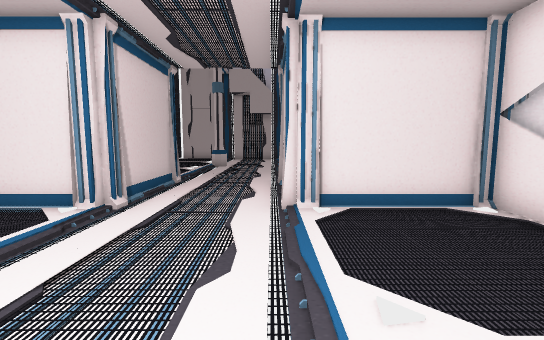
View 1 (above)

14 first-person views from a walk through a scene from a Unity 3-D project. The camera is 1.4 m above the floor, tilts 6° down and sees 90° across. The floor is counted in squares, 1 m on a side. Each view is taken from the middle of a square. On the plan, view 1 faces up. The plan holds only what a view shows up to about 13 squares ahead; the rest is blank. The place goes on beyond the plan. The player character is not drawn. Door leaves are left out, so doorways stand open.

View 2
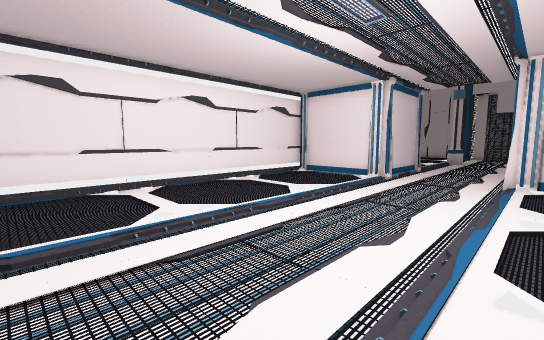

View 3
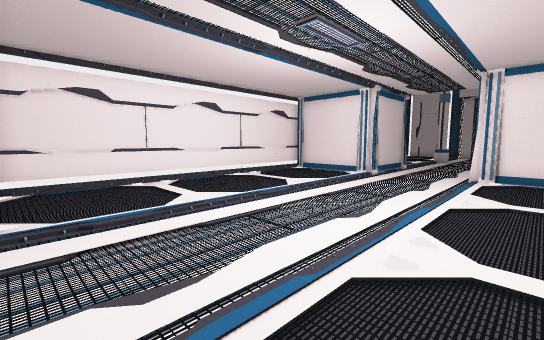

View 4
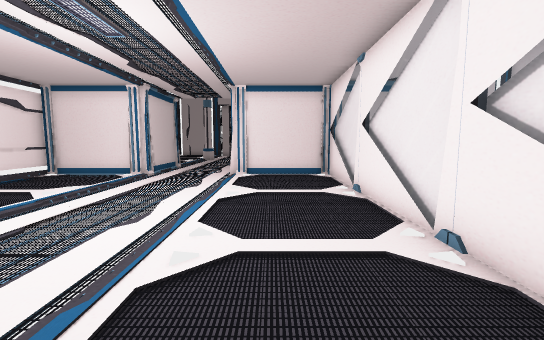

View 5
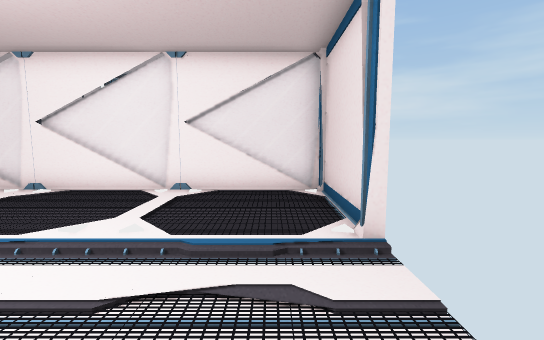

View 6
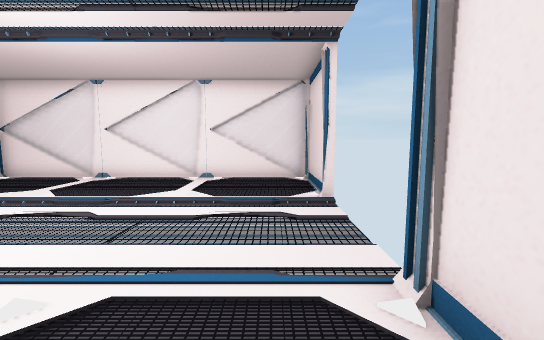

View 7
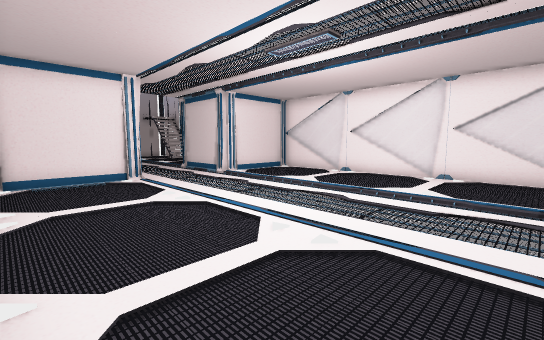

View 8
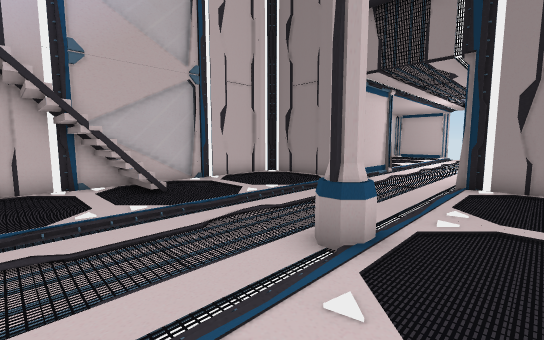

View 9
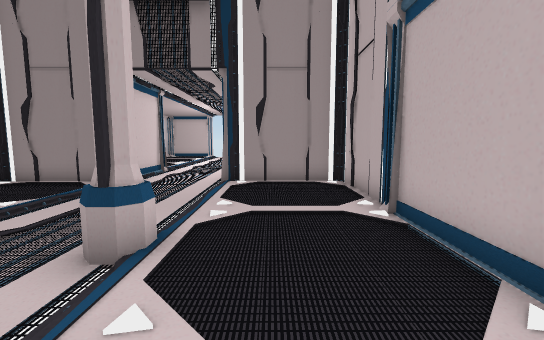

View 10
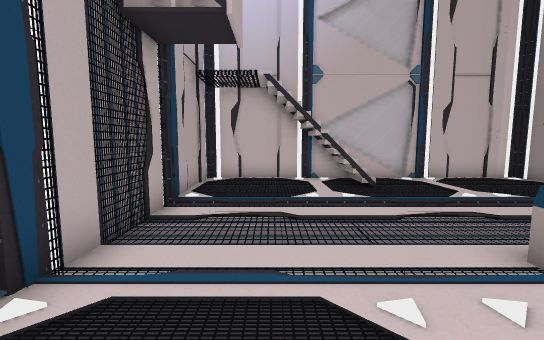

View 11
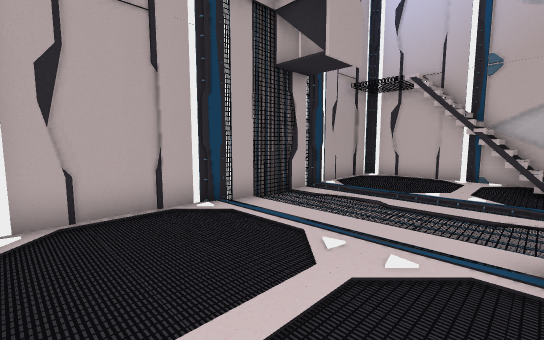

View 12
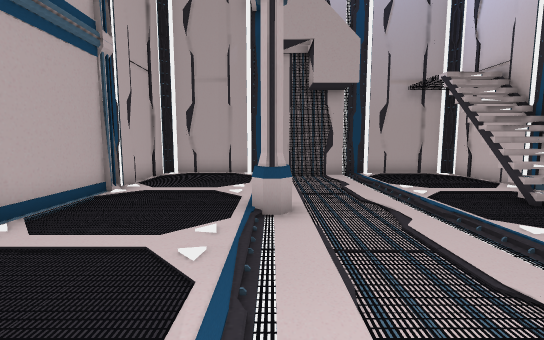

View 13
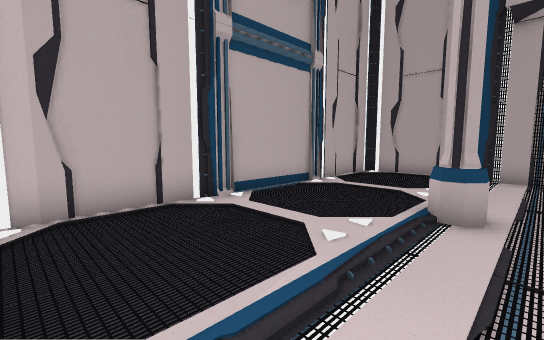

View 14
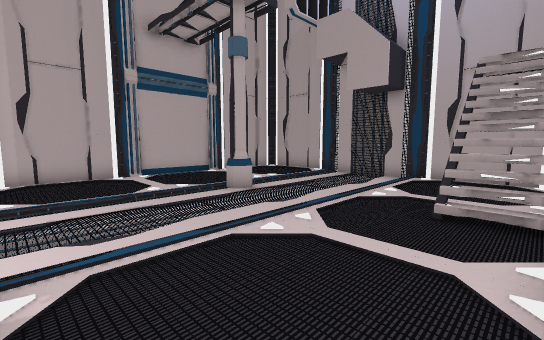

### Floor plan
Points are (right, up) in squares from view 1. A wall is a line through its corners. A room is listed if a view was taken in it or the views show most of it. See-through windows are left out.
Room 1 (views 1, 2, 3, 4, 5, 6, 7)
walls: (0.7, 5.2) (0.2, 5.7); (-3.4, 5.4) (-7.4, 5.4) (-7.4, -6.1); (0.5, -6.3) (4.6, -6.3) (4.6, 5.4) (0.1, 5.4); (-4.8, -6.3) (-3.5, -6.3); (4.4, -6.3) (4.4, 5.4)
ways out: open door at (-1.5, 5.5) to room 2; open door at (-1.5, -6.5)
Room 2 (views 8, 9, 10, 11, 12, 13, 14)
walls: (1.1, 9.5) (4.4, 9.5) (4.4, 21.5) (-7.4, 21.5) (-7.4, 9.5) (-3.4, 9.5) (-3.4, 5.5); (4.6, 13.6) (4.6, 17.4); (0.5, 5.2) (0.5, 8.8)
ways out: open door at (-1.5, 5.5) to room 1
objects: column (-3, 15) to (-3, 16)

Where each view was taken, in squares from view 1:
view 1: 0 up, 0 right, facing up
view 2: 5 down, 1 right, facing up-left
view 3: 6 down, 2 right, facing up-left
view 4: 6 down, 2 right, facing up
view 5: 5 down, 3 left, facing right
view 6: 5 down, 6 left, facing right
view 7: 5 down, 7 left, facing up-right
view 8: 19 up, 5 left, facing down-right
view 9: 19 up, 5 left, facing down
view 10: 19 up, 6 left, facing right
view 11: 16 up, 7 left, facing up-right
view 12: 10 up, 3 left, facing up
view 13: 10 up, 2 left, facing up-left
view 14: 10 up, 4 right, facing up-left
